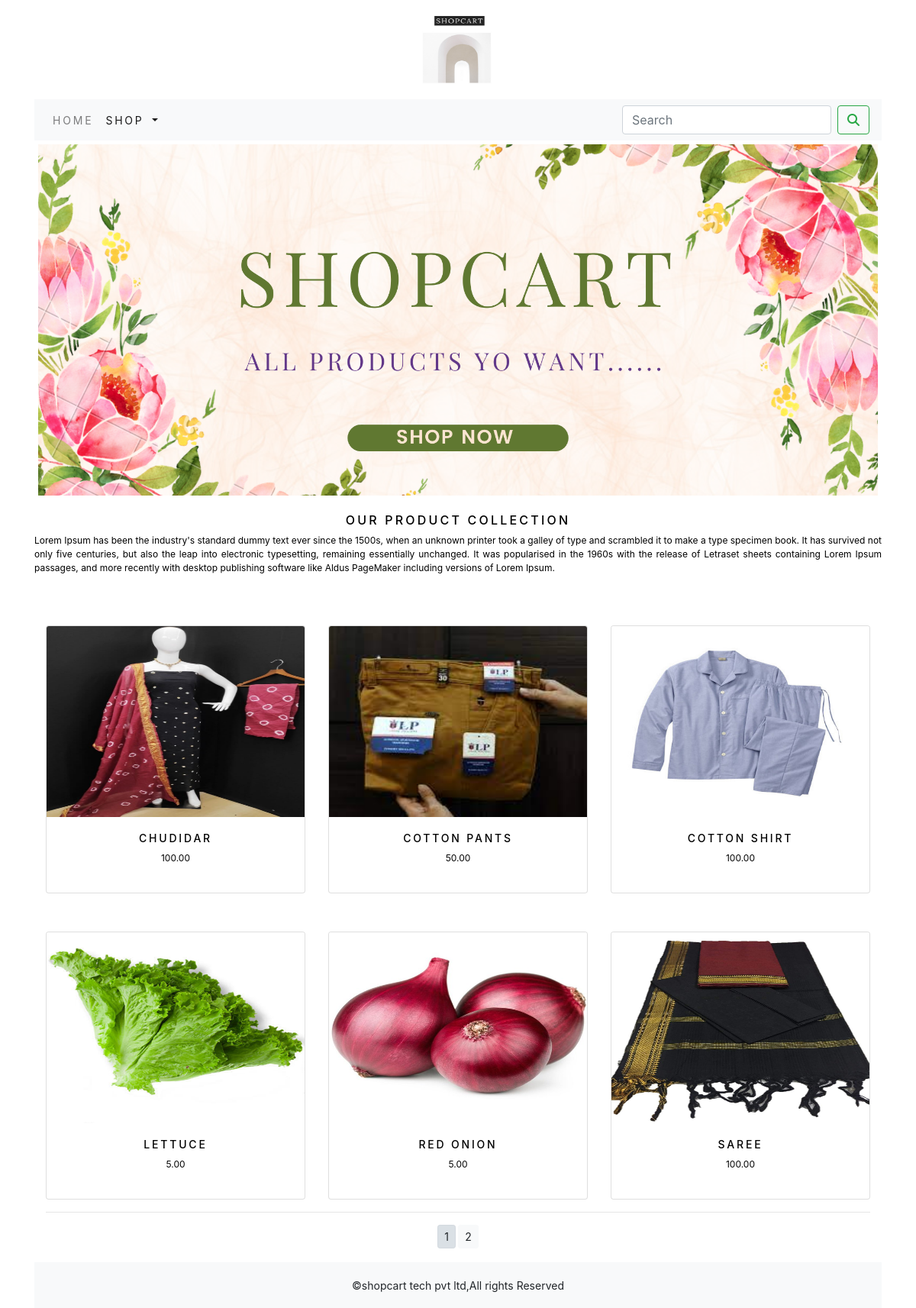
The app's page /shop/ with its own data.
### shop/models.py (models this page shows, shortened)
class Product(models.Model):
    name = models.CharField(max_length=250, unique=True)
    slug = models.SlugField(max_length=250, unique=True)
    description = models.TextField(blank=True)
    price = models.DecimalField(max_digits=10, decimal_places=2)
    category = models.ForeignKey(Category, on_delete=models.CASCADE)
    image = models.ImageField(upload_to='products', blank=True)
    stock = models.IntegerField()
    available = models.BooleanField(default=True)
    created = models.DateField(auto_now_add=True)
    updated = models.DateField(auto_now=True)
    def get_url(self):
        return reverse('shop:ProdCatdetails', args=[self.category.slug, self.slug])
    class Meta:
        ordering = ('name',)
        verbose_name = 'product'
        verbose_name_plural = 'products'

### shop/views.py (the view)
# urls.py: path('', views.allProdCat, name='allProdCat'),
def allProdCat(request, c_slug=None):
    c_page = None
    products_list = None
    if c_slug != None:
        c_page = get_object_or_404(Category, slug=c_slug)
        products_list = Product.objects.all().filter(category=c_page, available=True)
    else:
        products_list = Product.objects.all().filter(available=True)
    paginator = Paginator(products_list, 6)
    try:
        page = int(request.GET.get('page', '1'))
    except:
        page = 1
    try:
        products = paginator.page(page)
    except(EmptyPage, InvalidPage):
        products = paginator.page(paginator.num_pages)
    return render(request, 'category.html', {'category': c_page, 'products': products})

### cart/context_processors.py (called while the page is built)
def counter(request):
    item_count = 0
    if 'admin' in request.path:
        return {}
    else:
        try:
            cart=Cart.objects.filter(cart_id=_cart_id(request))
            cart_items=CartItem.objects.all().filter(cart=cart[:1])
            for cart_item in cart_items:
                item_count += cart_item.quantity
        except Cart.DoesNotExist:
            item_count = 0
    return dict(item_count=item_count)

### cart/views.py (called while the page is built)
def _cart_id(request):
    cart = request.session.session_key
    if not cart:
        cart = request.session.create()
    return cart

### shop/context_processors.py (called while the page is built)
def menu_links(request):
    links=Category.objects.all()
    return dict(links=links)

### shop/models.py (called while the page is built)
    def get_urls(self):
        return reverse('shop:Product_by_Category', args=[self.slug])

### templates/category.html (shortened to what this page needs)
{% extends 'base.html' %}
{% load static %}
{% block content %}
<div class="mx-auto">
    {% if category %}
        <img class="my_image" src="{{category.image.url}}" alt="{{category.name}}">
    </div>
    <br>
    <div>
        <h1 class="text-center my_title">{{category.name}}</h1>
        <p class="text-justify">{{category.description}}</p>
    </div>
    {% else %}
    <div>
        <img class="my_image my_image_padding" src="{% static 'img/banner.png' %}" alt="our prodcts" width="100%">
    </div>
    <br>
    <div>
        <h1 class="text-center my_title">Our Product Collection</h1>
        <p class="text-justify"> Lorem Ipsum has been the industry's standard dummy text ever since the 1500s, when an unknown printer took a galley of type and scrambled it to make a type specimen book. It has survived not only five centuries, but also the leap into electronic typesetting, remaining essentially unchanged. It was popularised in the 1960s with the release of Letraset sheets containing Lorem Ipsum passages, and more recently with desktop publishing software like Aldus PageMaker including versions of Lorem Ipsum.</p>
    </div>
    {% endif %}
<div class="container">
    <div class="row mx_auto">
        {% for product in products.object_list %}
        <div class="my_bottom_margin col-9 col-sm-12 col-md-4 col-lg-4">
            <div class="card text-center" style="min-width:18rem;margin-top:50px">
                <a href="{{product.get_url}}"><img class="card-img-top my_image" src="{{product.image.url}}" alt="{{product.name}}" style="height:250px"></a>
                <div class="card-body">
                    <h4>{{product.name}}</h4>
                    <p>{{product.price}}</p>
                </div>
            </div>
        </div>
        {% endfor %}
    </div>
    <div class="mx-auto">
        {% if products.paginator.num_pages > 1 %}
        <hr>
        <div class="text-center">
            {% for pg in products.paginator.page_range %}
                <a href="?page={{pg}}" class="btn btn-light btn-sm  {% if products.number == pg %} active {% endif %}">{{pg}}</a>
            {% endfor %}
        </div>
        {% endif %}
    </div>
    <br>
</div>
{% endblock %}

### templates/base.html (shortened to what this page needs)
{% load static %}
<!DOCTYPE html>
<html lang="en">
<head>
    <link rel="stylesheet" href="{% static 'css/custom.css' %}">
    <link rel="stylesheet" href="{% static 'css/bootstrap.min.css' %}">
</head>
<body>
<div class="container">
{% include 'header.html' %}
{% include 'navbar.html' %}
{% block content %}
{% endblock %}
</div>
{% include 'footer.html' %}
</body>
</html>

### templates/header.html
{% load static %}
<header>
  <center>
    <a href="{% url 'shop:allProdCat' %}"><img src="{% static 'img/logo.png'%}" alt="logimage" width="130px" height="130px"></a>
  </center>
</header>

### templates/navbar.html (shortened to what this page needs)
<nav class="navbar navbar-expand-lg navbar-light bg-light">
  <div class="collapse navbar-collapse" id="navbarSupportedContent">
    <ul class="navbar-nav mr-auto">
      <li class="nav-item">
        <a class="nav-link" href="{% url 'shop:allProdCat'%}">Home</a>
      </li>
      <li class="nav-item dropdown {% if 'shop' in request.path %}active{% endif%}" >
        <a class="nav-link dropdown-toggle" href="#" role="button" data-toggle="dropdown" aria-expanded="false">
          Shop
        </a>
      </li>
    </ul>
    <form class="form-inline my-2 my-lg-0" action="{% url 'search_app:SearchResult' %}" method="get">
      <input class="form-control mr-sm-2" type="search" placeholder="Search" name="q" aria-label="Search">
      <button class="btn btn-outline-success my-2 my-sm-0" type="submit"><i class="fa fa-search"></i></button>
    </form>
  </div>
</nav>

### templates/footer.html
<div class="footer navbar-fixed-bottom  my_footer">
  <p class="text-center">&copy;shopcart tech pvt ltd,All rights Reserved</p>
</div>

### static/css/custom.css (style rules this page uses)
body { font-family: 'Roboto', sans-serif; }
.nav-item { letter-spacing : .2em; font-size : 14px; text-transform : uppercase; }
.my_footer { background-color:#f8f9fa; height:60px; }
.my_footer p { padding-top:20px; font-size:14px; }
.mx-auto { color:#000; font-size:12px; }
.my_image { width:100%; height:auto; }
.my_title { font-size:16px; text-transform:uppercase; letter-spacing:.2em; }
.my_image_padding { padding:5px; }
.card-body h4 { font-size:14px; text-transform:uppercase; letter-spacing:.2em; }

### records on screen
Product: image (picture), name "CHUDIDAR", price "100.00"
Product: image (picture), name "COTTON PANTS", price "50.00"
Product: image (picture), name "COTTON SHIRT", price "100.00"
Product: image (picture), name "LETTUCE", price "5.00"
Product: image (picture), name "RED ONION", price "5.00"
Product: image (picture), name "SAREE", price "100.00"

### other values on screen
{{ pg }} "1" "2"
